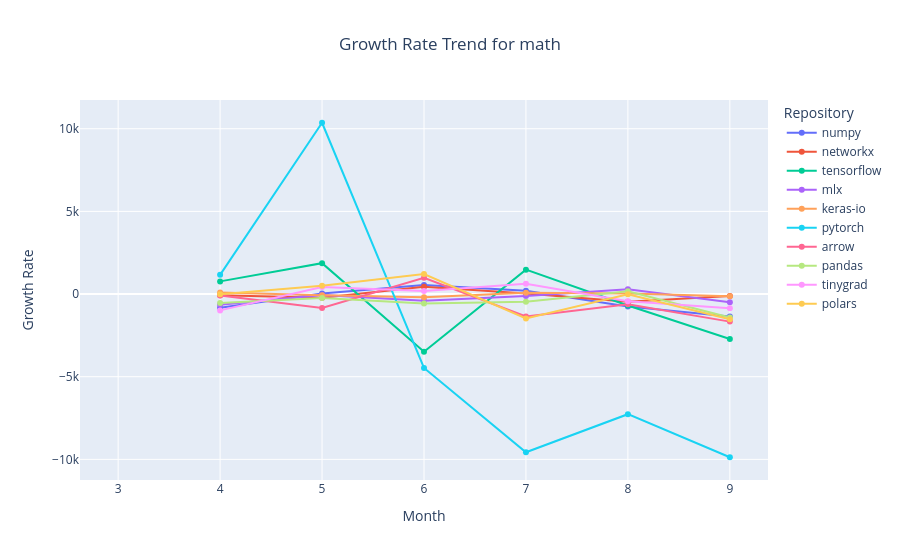
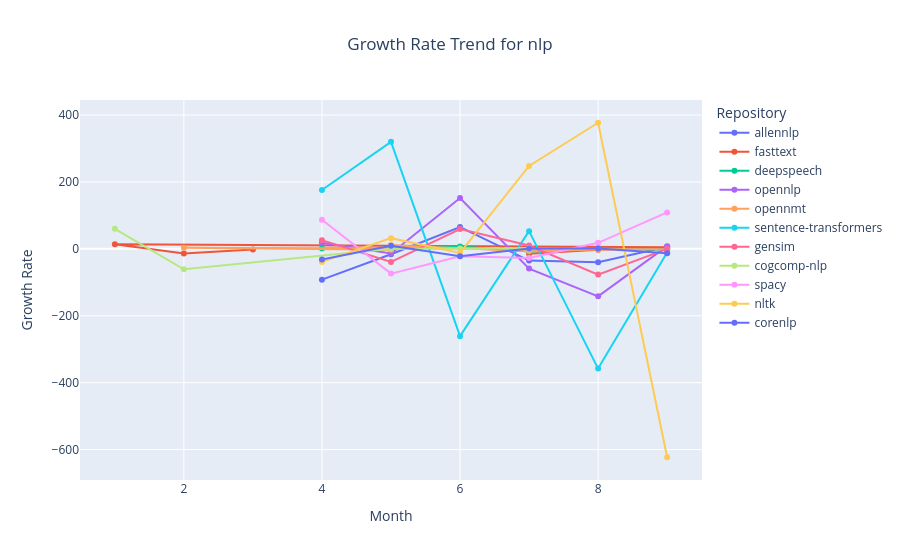
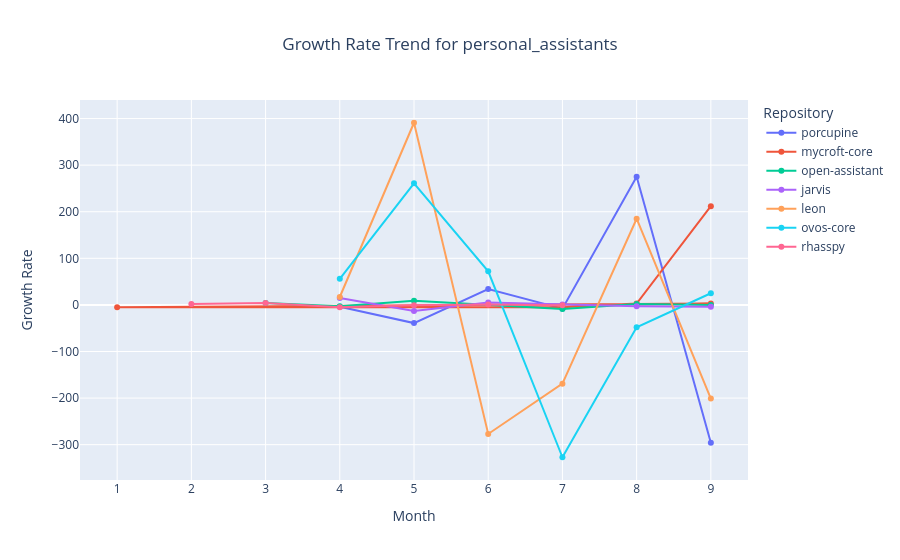
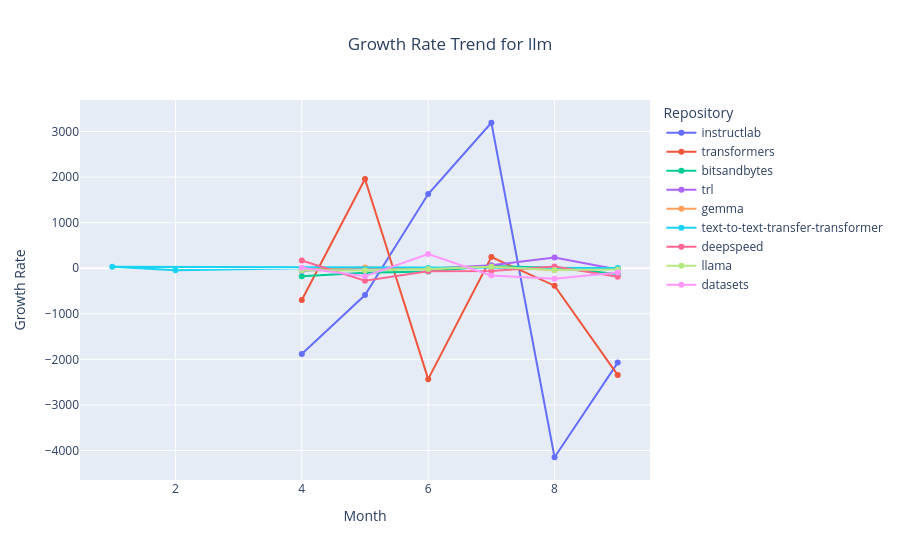

Notebook code for these charts, in order:
### Code cell
# Fetch the categories from ai_repos.json
categories = list(urls_json_data.keys())

# Plot for each individual category
for category in categories:
    plot_growth_rate_by_category(growth_df, category)

### Figure 1 — Plotly figure (JSON) as saved in the notebook; plotly's stock layout.template omitted (floating-point values rounded to 4 significant figures)
{"data": [{"hovertemplate": "repo_name=numpy<br>month=%{x}<br>growth_rate=%{y}<extra></extra>", "legendgroup": "numpy", "line": {"color": "#636efa", "dash": "solid"}, "marker": {"symbol": "circle"}, "mode": "lines+markers", "name": "numpy", "orientation": "v", "showlegend": true, "type": "scatter", "x": [3, 4, 5, 6, 7, 8, 9], "xaxis": "x", "y": [null, -833, 27, 548, 194, -752, -1354], "yaxis": "y"}, {"hovertemplate": "repo_name=networkx<br>month=%{x}<br>growth_rate=%{y}<extra></extra>", "legendgroup": "networkx", "line": {"color": "#EF553B", "dash": "solid"}, "marker": {"symbol": "circle"}, "mode": "lines+markers", "name": "networkx", "orientation": "v", "showlegend": true, "type": "scatter", "x": [3, 4, 5, 6, 7, 8, 9], "xaxis": "x", "y": [null, -70, -225, 446, 27, -472, -118], "yaxis": "y"}, {"hovertemplate": "repo_name=tensorflow<br>month=%{x}<br>growth_rate=%{y}<extra></extra>", "legendgroup": "tensorflow", "line": {"color": "#00cc96", "dash": "solid"}, "marker": {"symbol": "circle"}, "mode": "lines+markers", "name": "tensorflow", "orientation": "v", "showlegend": true, "type": "scatter", "x": [3, 4, 5, 6, 7, 8, 9], "xaxis": "x", "y": [null, 766, 1868, -3489, 1474, -692, -2719], "yaxis": "y"}, {"hovertemplate": "repo_name=mlx<br>month=%{x}<br>growth_rate=%{y}<extra></extra>", "legendgroup": "mlx", "line": {"color": "#ab63fa", "dash": "solid"}, "marker": {"symbol": "circle"}, "mode": "lines+markers", "name": "mlx", "orientation": "v", "showlegend": true, "type": "scatter", "x": [3, 4, 5, 6, 7, 8, 9], "xaxis": "x", "y": [null, -654, -62, -413, -120, 284, -503], "yaxis": "y"}, {"hovertemplate": "repo_name=keras-io<br>month=%{x}<br>growth_rate=%{y}<extra></extra>", "legendgroup": "keras-io", "line": {"color": "#FFA15A", "dash": "solid"}, "marker": {"symbol": "circle"}, "mode": "lines+markers", "name": "keras-io", "orientation": "v", "showlegend": true, "type": "scatter", "x": [3, 4, 5, 6, 7, 8, 9], "xaxis": "x", "y": [null, 93, -76, -187, 76, 33, -130], "yaxis": "y"}, {"hovertemplate": "repo_name=pytorch<br>month=%{x}<br>growth_rate=%{y}<extra></extra>", "legendgroup": "pytorch", "line": {"color": "#19d3f3", "dash": "solid"}, "marker": {"symbol": "circle"}, "mode": "lines+markers", "name": "pytorch", "orientation": "v", "showlegend": true, "type": "scatter", "x": [3, 4, 5, 6, 7, 8, 9], "xaxis": "x", "y": [null, 1160, 10361, -4470, -9572, -7268, -9872], "yaxis": "y"}, {"hovertemplate": "repo_name=arrow<br>month=%{x}<br>growth_rate=%{y}<extra></extra>", "legendgroup": "arrow", "line": {"color": "#FF6692", "dash": "solid"}, "marker": {"symbol": "circle"}, "mode": "lines+markers", "name": "arrow", "orientation": "v", "showlegend": true, "type": "scatter", "x": [3, 4, 5, 6, 7, 8, 9], "xaxis": "x", "y": [null, -87, -845, 986, -1358, -623, -1668], "yaxis": "y"}, {"hovertemplate": "repo_name=pandas<br>month=%{x}<br>growth_rate=%{y}<extra></extra>", "legendgroup": "pandas", "line": {"color": "#B6E880", "dash": "solid"}, "marker": {"symbol": "circle"}, "mode": "lines+markers", "name": "pandas", "orientation": "v", "showlegend": true, "type": "scatter", "x": [3, 4, 5, 6, 7, 8, 9], "xaxis": "x", "y": [null, -541, -236, -571, -472, 168, -1424], "yaxis": "y"}, {"hovertemplate": "repo_name=tinygrad<br>month=%{x}<br>growth_rate=%{y}<extra></extra>", "legendgroup": "tinygrad", "line": {"color": "#FF97FF", "dash": "solid"}, "marker": {"symbol": "circle"}, "mode": "lines+markers", "name": "tinygrad", "orientation": "v", "showlegend": true, "type": "scatter", "x": [3, 4, 5, 6, 7, 8, 9], "xaxis": "x", "y": [null, -989, 422, 186, 627, -441, -866], "yaxis": "y"}, {"hovertemplate": "repo_name=polars<br>month=%{x}<br>growth_rate=%{y}<extra></extra>", "legendgroup": "polars", "line": {"color": "#FECB52", "dash": "solid"}, "marker": {"symbol": "circle"}, "mode": "lines+markers", "name": "polars", "orientation": "v", "showlegend": true, "type": "scatter", "x": [3, 4, 5, 6, 7, 8, 9], "xaxis": "x", "y": [null, -11, 496, 1209, -1481, -12, -1527], "yaxis": "y"}], "layout": {"legend": {"title": {"text": "Repository"}, "tracegroupgap": 0}, "title": {"text": "Growth Rate Trend for math", "x": 0.5}, "xaxis": {"anchor": "y", "domain": [0, 1], "title": {"text": "Month"}}, "yaxis": {"anchor": "x", "domain": [0, 1], "title": {"text": "Growth Rate"}}}}

### Figure 2 — Plotly figure (JSON) as saved in the notebook; plotly's stock layout.template omitted (floating-point values rounded to 4 significant figures)
{"data": [{"hovertemplate": "repo_name=allennlp<br>month=%{x}<br>growth_rate=%{y}<extra></extra>", "legendgroup": "allennlp", "line": {"color": "#636efa", "dash": "solid"}, "marker": {"symbol": "circle"}, "mode": "lines+markers", "name": "allennlp", "orientation": "v", "showlegend": true, "type": "scatter", "x": [3, 4, 5, 6, 7, 8, 9], "xaxis": "x", "y": [null, -92, -16, 65, -35, -40, 6], "yaxis": "y"}, {"hovertemplate": "repo_name=fasttext<br>month=%{x}<br>growth_rate=%{y}<extra></extra>", "legendgroup": "fasttext", "line": {"color": "#EF553B", "dash": "solid"}, "marker": {"symbol": "circle"}, "mode": "lines+markers", "name": "fasttext", "orientation": "v", "showlegend": true, "type": "scatter", "x": [6, 7, 8, 9, 1, 2, 3], "xaxis": "x", "y": [null, -15, -3, 5, 14, -14, -2], "yaxis": "y"}, {"hovertemplate": "repo_name=deepspeech<br>month=%{x}<br>growth_rate=%{y}<extra></extra>", "legendgroup": "deepspeech", "line": {"color": "#00cc96", "dash": "solid"}, "marker": {"symbol": "circle"}, "mode": "lines+markers", "name": "deepspeech", "orientation": "v", "showlegend": true, "type": "scatter", "x": [3, 4, 5, 6, 7, 8, 9], "xaxis": "x", "y": [null, 1, 2, 7, -8, 2, -3], "yaxis": "y"}, {"hovertemplate": "repo_name=opennlp<br>month=%{x}<br>growth_rate=%{y}<extra></extra>", "legendgroup": "opennlp", "line": {"color": "#ab63fa", "dash": "solid"}, "marker": {"symbol": "circle"}, "mode": "lines+markers", "name": "opennlp", "orientation": "v", "showlegend": true, "type": "scatter", "x": [3, 4, 5, 6, 7, 8, 9], "xaxis": "x", "y": [null, 18, -14, 152, -59, -142, 8], "yaxis": "y"}, {"hovertemplate": "repo_name=opennmt<br>month=%{x}<br>growth_rate=%{y}<extra></extra>", "legendgroup": "opennmt", "line": {"color": "#FFA15A", "dash": "solid"}, "marker": {"symbol": "circle"}, "mode": "lines+markers", "name": "opennmt", "orientation": "v", "showlegend": true, "type": "scatter", "x": [3, 5, 7, 8, 9, 2, 5], "xaxis": "x", "y": [null, 11, -7, -2, -1, 3, -3], "yaxis": "y"}, {"hovertemplate": "repo_name=sentence-transformers<br>month=%{x}<br>growth_rate=%{y}<extra></extra>", "legendgroup": "sentence-transformers", "line": {"color": "#19d3f3", "dash": "solid"}, "marker": {"symbol": "circle"}, "mode": "lines+markers", "name": "sentence-transformers", "orientation": "v", "showlegend": true, "type": "scatter", "x": [3, 4, 5, 6, 7, 8, 9], "xaxis": "x", "y": [null, 176, 320, -261, 53, -358, -11], "yaxis": "y"}, {"hovertemplate": "repo_name=gensim<br>month=%{x}<br>growth_rate=%{y}<extra></extra>", "legendgroup": "gensim", "line": {"color": "#FF6692", "dash": "solid"}, "marker": {"symbol": "circle"}, "mode": "lines+markers", "name": "gensim", "orientation": "v", "showlegend": true, "type": "scatter", "x": [3, 4, 5, 6, 7, 8, 9], "xaxis": "x", "y": [null, 26, -39, 59, 10, -77, 0], "yaxis": "y"}, {"hovertemplate": "repo_name=cogcomp-nlp<br>month=%{x}<br>growth_rate=%{y}<extra></extra>", "legendgroup": "cogcomp-nlp", "line": {"color": "#B6E880", "dash": "solid"}, "marker": {"symbol": "circle"}, "mode": "lines+markers", "name": "cogcomp-nlp", "orientation": "v", "showlegend": true, "type": "scatter", "x": [8, 1, 2, 5, 6, 7, 7], "xaxis": "x", "y": [null, 60, -61, 0, 1, 2, -2], "yaxis": "y"}, {"hovertemplate": "repo_name=spacy<br>month=%{x}<br>growth_rate=%{y}<extra></extra>", "legendgroup": "spacy", "line": {"color": "#FF97FF", "dash": "solid"}, "marker": {"symbol": "circle"}, "mode": "lines+markers", "name": "spacy", "orientation": "v", "showlegend": true, "type": "scatter", "x": [3, 4, 5, 6, 7, 8, 9], "xaxis": "x", "y": [null, 87, -74, -22, -27, 18, 109], "yaxis": "y"}, {"hovertemplate": "repo_name=nltk<br>month=%{x}<br>growth_rate=%{y}<extra></extra>", "legendgroup": "nltk", "line": {"color": "#FECB52", "dash": "solid"}, "marker": {"symbol": "circle"}, "mode": "lines+markers", "name": "nltk", "orientation": "v", "showlegend": true, "type": "scatter", "x": [3, 4, 5, 6, 7, 8, 9], "xaxis": "x", "y": [null, -39, 32, -12, 248, 377, -623], "yaxis": "y"}, {"hovertemplate": "repo_name=corenlp<br>month=%{x}<br>growth_rate=%{y}<extra></extra>", "legendgroup": "corenlp", "line": {"color": "#636efa", "dash": "solid"}, "marker": {"symbol": "circle"}, "mode": "lines+markers", "name": "corenlp", "orientation": "v", "showlegend": true, "type": "scatter", "x": [3, 4, 5, 6, 7, 8, 9], "xaxis": "x", "y": [null, -32, 9, -22, 1, 1, -13], "yaxis": "y"}], "layout": {"legend": {"title": {"text": "Repository"}, "tracegroupgap": 0}, "title": {"text": "Growth Rate Trend for nlp", "x": 0.5}, "xaxis": {"anchor": "y", "domain": [0, 1], "title": {"text": "Month"}}, "yaxis": {"anchor": "x", "domain": [0, 1], "title": {"text": "Growth Rate"}}}}

### Figure 3 — Plotly figure (JSON) as saved in the notebook; plotly's stock layout.template omitted (floating-point values rounded to 4 significant figures)
{"data": [{"hovertemplate": "repo_name=porcupine<br>month=%{x}<br>growth_rate=%{y}<extra></extra>", "legendgroup": "porcupine", "line": {"color": "#636efa", "dash": "solid"}, "marker": {"symbol": "circle"}, "mode": "lines+markers", "name": "porcupine", "orientation": "v", "showlegend": true, "type": "scatter", "x": [3, 4, 5, 6, 7, 8, 9], "xaxis": "x", "y": [null, -4, -39, 34, -8, 275, -296], "yaxis": "y"}, {"hovertemplate": "repo_name=mycroft-core<br>month=%{x}<br>growth_rate=%{y}<extra></extra>", "legendgroup": "mycroft-core", "line": {"color": "#EF553B", "dash": "solid"}, "marker": {"symbol": "circle"}, "mode": "lines+markers", "name": "mycroft-core", "orientation": "v", "showlegend": true, "type": "scatter", "x": [6, 8, 9, 1, 7, 8, 9], "xaxis": "x", "y": [null, 1, 3, -5, -5, 3, 212], "yaxis": "y"}, {"hovertemplate": "repo_name=open-assistant<br>month=%{x}<br>growth_rate=%{y}<extra></extra>", "legendgroup": "open-assistant", "line": {"color": "#00cc96", "dash": "solid"}, "marker": {"symbol": "circle"}, "mode": "lines+markers", "name": "open-assistant", "orientation": "v", "showlegend": true, "type": "scatter", "x": [2, 3, 4, 5, 7, 8, 9], "xaxis": "x", "y": [null, 4, -3, 9, -9, 2, 0], "yaxis": "y"}, {"hovertemplate": "repo_name=jarvis<br>month=%{x}<br>growth_rate=%{y}<extra></extra>", "legendgroup": "jarvis", "line": {"color": "#ab63fa", "dash": "solid"}, "marker": {"symbol": "circle"}, "mode": "lines+markers", "name": "jarvis", "orientation": "v", "showlegend": true, "type": "scatter", "x": [3, 4, 5, 6, 7, 8, 9], "xaxis": "x", "y": [null, 15, -13, 5, 1, -3, -4], "yaxis": "y"}, {"hovertemplate": "repo_name=leon<br>month=%{x}<br>growth_rate=%{y}<extra></extra>", "legendgroup": "leon", "line": {"color": "#FFA15A", "dash": "solid"}, "marker": {"symbol": "circle"}, "mode": "lines+markers", "name": "leon", "orientation": "v", "showlegend": true, "type": "scatter", "x": [2, 4, 5, 6, 7, 8, 9], "xaxis": "x", "y": [null, 17, 391, -277, -169, 185, -201], "yaxis": "y"}, {"hovertemplate": "repo_name=ovos-core<br>month=%{x}<br>growth_rate=%{y}<extra></extra>", "legendgroup": "ovos-core", "line": {"color": "#19d3f3", "dash": "solid"}, "marker": {"symbol": "circle"}, "mode": "lines+markers", "name": "ovos-core", "orientation": "v", "showlegend": true, "type": "scatter", "x": [3, 4, 5, 6, 7, 8, 9], "xaxis": "x", "y": [null, 56, 261, 72, -327, -48, 25], "yaxis": "y"}, {"hovertemplate": "repo_name=rhasspy<br>month=%{x}<br>growth_rate=%{y}<extra></extra>", "legendgroup": "rhasspy", "line": {"color": "#FF6692", "dash": "solid"}, "marker": {"symbol": "circle"}, "mode": "lines+markers", "name": "rhasspy", "orientation": "v", "showlegend": true, "type": "scatter", "x": [1, 2, 3, 4, 5, 6, 7], "xaxis": "x", "y": [null, 2, 4, -5, -1, 1, -1], "yaxis": "y"}], "layout": {"legend": {"title": {"text": "Repository"}, "tracegroupgap": 0}, "title": {"text": "Growth Rate Trend for personal_assistants", "x": 0.5}, "xaxis": {"anchor": "y", "domain": [0, 1], "title": {"text": "Month"}}, "yaxis": {"anchor": "x", "domain": [0, 1], "title": {"text": "Growth Rate"}}}}

### Figure 4 — Plotly figure (JSON) as saved in the notebook; plotly's stock layout.template omitted (floating-point values rounded to 4 significant figures)
{"data": [{"hovertemplate": "repo_name=instructlab<br>month=%{x}<br>growth_rate=%{y}<extra></extra>", "legendgroup": "instructlab", "line": {"color": "#636efa", "dash": "solid"}, "marker": {"symbol": "circle"}, "mode": "lines+markers", "name": "instructlab", "orientation": "v", "showlegend": true, "type": "scatter", "x": [3, 4, 5, 6, 7, 8, 9], "xaxis": "x", "y": [null, -1882, -589, 1627, 3192, -4147, -2070], "yaxis": "y"}, {"hovertemplate": "repo_name=transformers<br>month=%{x}<br>growth_rate=%{y}<extra></extra>", "legendgroup": "transformers", "line": {"color": "#EF553B", "dash": "solid"}, "marker": {"symbol": "circle"}, "mode": "lines+markers", "name": "transformers", "orientation": "v", "showlegend": true, "type": "scatter", "x": [3, 4, 5, 6, 7, 8, 9], "xaxis": "x", "y": [null, -697, 1958, -2433, 244, -383, -2344], "yaxis": "y"}, {"hovertemplate": "repo_name=bitsandbytes<br>month=%{x}<br>growth_rate=%{y}<extra></extra>", "legendgroup": "bitsandbytes", "line": {"color": "#00cc96", "dash": "solid"}, "marker": {"symbol": "circle"}, "mode": "lines+markers", "name": "bitsandbytes", "orientation": "v", "showlegend": true, "type": "scatter", "x": [3, 4, 5, 6, 7, 8, 9], "xaxis": "x", "y": [null, -177, -99, -72, 51, 12, -126], "yaxis": "y"}, {"hovertemplate": "repo_name=trl<br>month=%{x}<br>growth_rate=%{y}<extra></extra>", "legendgroup": "trl", "line": {"color": "#ab63fa", "dash": "solid"}, "marker": {"symbol": "circle"}, "mode": "lines+markers", "name": "trl", "orientation": "v", "showlegend": true, "type": "scatter", "x": [3, 4, 5, 6, 7, 8, 9], "xaxis": "x", "y": [null, -53, 4, -12, 64, 233, -28], "yaxis": "y"}, {"hovertemplate": "repo_name=gemma<br>month=%{x}<br>growth_rate=%{y}<extra></extra>", "legendgroup": "gemma", "line": {"color": "#FFA15A", "dash": "solid"}, "marker": {"symbol": "circle"}, "mode": "lines+markers", "name": "gemma", "orientation": "v", "showlegend": true, "type": "scatter", "x": [3, 4, 5, 6, 7, 8, 9], "xaxis": "x", "y": [null, -30, 17, -12, 32, -38, -4], "yaxis": "y"}, {"hovertemplate": "repo_name=text-to-text-transfer-transformer<br>month=%{x}<br>growth_rate=%{y}<extra></extra>", "legendgroup": "text-to-text-transfer-transformer", "line": {"color": "#19d3f3", "dash": "solid"}, "marker": {"symbol": "circle"}, "mode": "lines+markers", "name": "text-to-text-transfer-transformer", "orientation": "v", "showlegend": true, "type": "scatter", "x": [7, 8, 9, 1, 2, 4, 6], "xaxis": "x", "y": [null, 5, 6, 32, -43, 0, 3], "yaxis": "y"}, {"hovertemplate": "repo_name=deepspeed<br>month=%{x}<br>growth_rate=%{y}<extra></extra>", "legendgroup": "deepspeed", "line": {"color": "#FF6692", "dash": "solid"}, "marker": {"symbol": "circle"}, "mode": "lines+markers", "name": "deepspeed", "orientation": "v", "showlegend": true, "type": "scatter", "x": [3, 4, 5, 6, 7, 8, 9], "xaxis": "x", "y": [null, 169, -274, -66, -61, 36, -189], "yaxis": "y"}, {"hovertemplate": "repo_name=llama<br>month=%{x}<br>growth_rate=%{y}<extra></extra>", "legendgroup": "llama", "line": {"color": "#B6E880", "dash": "solid"}, "marker": {"symbol": "circle"}, "mode": "lines+markers", "name": "llama", "orientation": "v", "showlegend": true, "type": "scatter", "x": [3, 4, 5, 6, 7, 8, 9], "xaxis": "x", "y": [null, -44, -52, -18, 33, -39, -26], "yaxis": "y"}, {"hovertemplate": "repo_name=datasets<br>month=%{x}<br>growth_rate=%{y}<extra></extra>", "legendgroup": "datasets", "line": {"color": "#FF97FF", "dash": "solid"}, "marker": {"symbol": "circle"}, "mode": "lines+markers", "name": "datasets", "orientation": "v", "showlegend": true, "type": "scatter", "x": [3, 4, 5, 6, 7, 8, 9], "xaxis": "x", "y": [null, 9, -174, 313, -157, -230, -95], "yaxis": "y"}], "layout": {"legend": {"title": {"text": "Repository"}, "tracegroupgap": 0}, "title": {"text": "Growth Rate Trend for llm", "x": 0.5}, "xaxis": {"anchor": "y", "domain": [0, 1], "title": {"text": "Month"}}, "yaxis": {"anchor": "x", "domain": [0, 1], "title": {"text": "Growth Rate"}}}}
